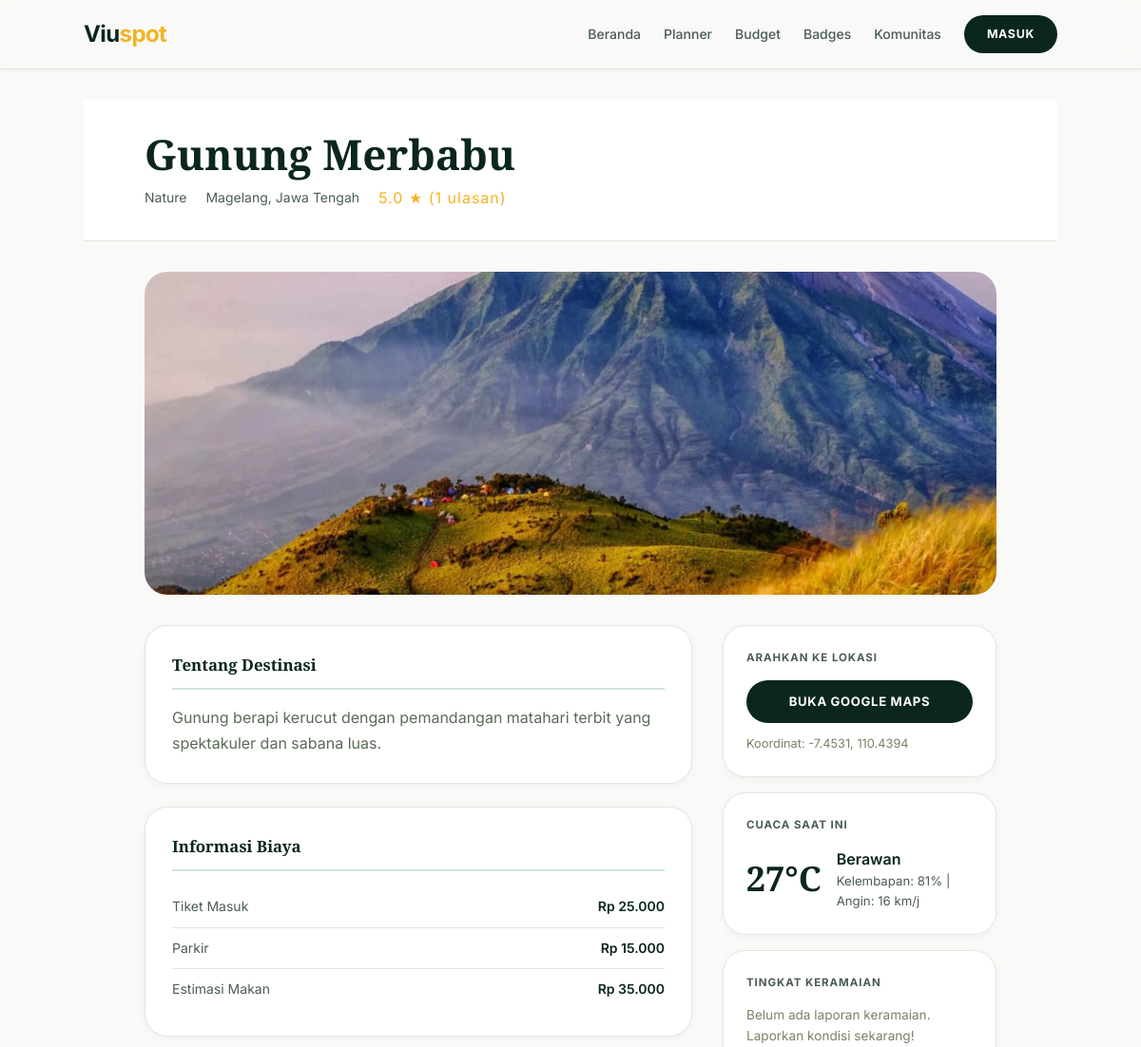
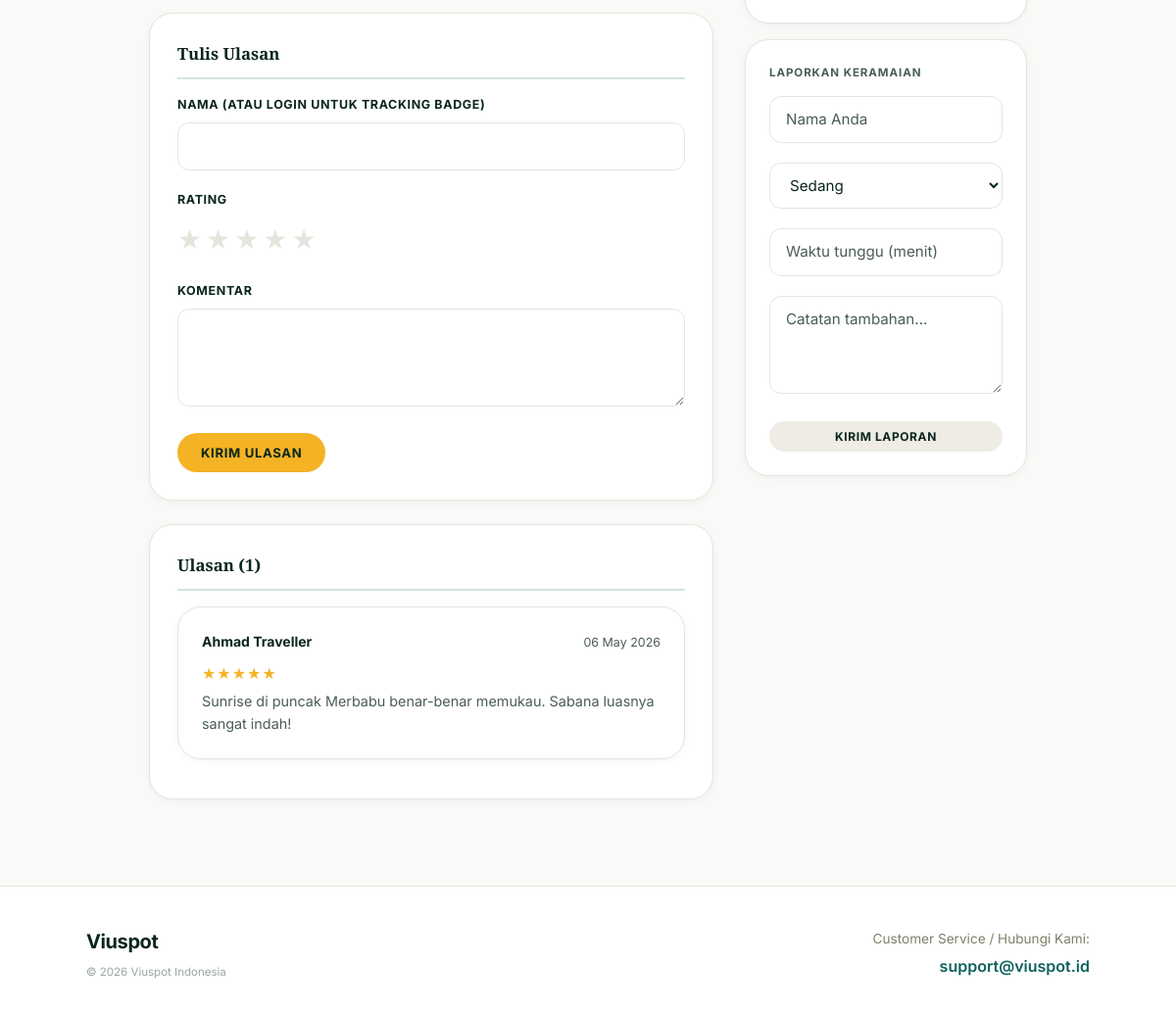
Screenshot of /place.php?id=1 with the database file from the repository (2 pictures, top to bottom).
### tables this page shows
CREATE TABLE places (
    id           INT AUTO_INCREMENT PRIMARY KEY,
    name         VARCHAR(150) NOT NULL,
    category_id  INT NOT NULL,
    location     VARCHAR(200) NOT NULL,
    description  TEXT,
    entrance_fee DECIMAL(10, 2) DEFAULT 0,
    parking_fee  DECIMAL(10, 2) DEFAULT 0,
    meal_cost    DECIMAL(10, 2) DEFAULT 0,
    latitude     VARCHAR(20),
    longitude    VARCHAR(20),
    image_url    VARCHAR(255) DEFAULT '',
    status       ENUM('pending', 'approved', 'rejected') DEFAULT 'pending',
    submitted_by INT,
    created_at   TIMESTAMP DEFAULT CURRENT_TIMESTAMP,
    updated_at   TIMESTAMP DEFAULT CURRENT_TIMESTAMP ON UPDATE CURRENT_TIMESTAMP,
    FOREIGN KEY (category_id)  REFERENCES categories(id) ON DELETE CASCADE,
    FOREIGN KEY (submitted_by) REFERENCES users(id) ON DELETE SET NULL
);

CREATE TABLE categories (
    id          INT AUTO_INCREMENT PRIMARY KEY,
    name        VARCHAR(50) NOT NULL UNIQUE,
    slug        VARCHAR(50) NOT NULL UNIQUE,
    description TEXT,
    icon        VARCHAR(50) DEFAULT 'map-pin'
);

CREATE TABLE reviews (
    id         INT AUTO_INCREMENT PRIMARY KEY,
    place_id   INT NOT NULL,
    user_id    INT,
    user_name  VARCHAR(100) NOT NULL,
    rating     INT CHECK (rating BETWEEN 1 AND 5),
    comment    TEXT,
    created_at TIMESTAMP DEFAULT CURRENT_TIMESTAMP,
    FOREIGN KEY (place_id) REFERENCES places(id) ON DELETE CASCADE,
    FOREIGN KEY (user_id)  REFERENCES users(id)  ON DELETE SET NULL
);

### includes/functions.php (called while the page is built, shortened)
<?php
function is_logged_in() {
    return isset($_SESSION['user_id']);
}
function get_place_by_id($pdo, $place_id) {
    $stmt = $pdo->prepare("SELECT p.*, c.`name` as category_name, c.slug as category_slug
                            FROM places p
                            JOIN categories c ON p.category_id = c.id
                            WHERE p.id = ?");
    $stmt->execute([$place_id]);
    return $stmt->fetch();
}
function get_reviews_by_place($pdo, $place_id) {
    $stmt = $pdo->prepare("SELECT * FROM reviews WHERE place_id = ? ORDER BY created_at DESC");
    $stmt->execute([$place_id]);
    return $stmt->fetchAll();
}
function get_avg_rating($pdo, $place_id) {
    $stmt = $pdo->prepare("SELECT AVG(rating) as avg_rating, COUNT(*) as count FROM reviews WHERE place_id = ?");
    $stmt->execute([$place_id]);
    return $stmt->fetch();
}
function get_weather_for_place($pdo, $place_id, $location_name) {
    if ($place_id > 0) {
        $stmt = $pdo->prepare("SELECT * FROM weather_cache WHERE place_id = ? AND cached_at > DATE_SUB(NOW(), INTERVAL 1 HOUR)");
        $stmt->execute([$place_id]);
        $cached = $stmt->fetch();
    }
    $hash = crc32($location_name);
    $conditions = ['Cerah', 'Berawan', 'Hujan Ringan', 'Cerah Berawan', 'Kabut Tipis'];
    $condition = $conditions[abs($hash) % count($conditions)];
    $temp = 24 + (abs($hash) % 12);
    $humidity = 50 + (abs($hash) % 40);
    $wind = 5 + (abs($hash) % 20);
    if ($place_id > 0) {
        $stmt = $pdo->prepare("DELETE FROM weather_cache WHERE place_id = ?");
        $stmt->execute([$place_id]);
        $stmt = $pdo->prepare("INSERT INTO weather_cache (place_id, temperature, condition_text, humidity, wind_speed) VALUES (?, ?, ?, ?, ?)");
        $stmt->execute([$place_id, $temp, $condition, $humidity, $wind]);
    }
    return [
        'temperature' => $temp,
        'condition_text' => $condition,
        'humidity' => $humidity,
        'wind_speed' => $wind
    ];
}
function get_latest_crowd($pdo, $place_id) {
    $stmt = $pdo->prepare("SELECT * FROM crowd_reports WHERE place_id = ? ORDER BY created_at DESC LIMIT 1");
    $stmt->execute([$place_id]);
    return $stmt->fetch();
}
function esc($str) {
    return htmlspecialchars($str ?? '', ENT_QUOTES, 'UTF-8');
}
function format_rupiah($amount) {
    return 'Rp ' . number_format($amount, 0, ',', '.');
}
function google_maps_url($lat, $lng, $name) {
    return "https://www.google.com/maps/dir/?api=1&destination=" . urlencode($lat . "," . $lng);
}
?>

### place.php (the view, shortened to what this page needs)
<?php
require_once 'includes/functions.php';
$place_id = (int)$_GET['id'];
$place = get_place_by_id($pdo, $place_id);
$reviews = get_reviews_by_place($pdo, $place_id);
$rating_info = get_avg_rating($pdo, $place_id);
$weather = get_weather_for_place($pdo, $place_id, $place['location']);
$crowd = get_latest_crowd($pdo, $place_id);
$maps_url = google_maps_url($place['latitude'], $place['longitude'], $place['name']);
require_once 'includes/header.php';
?>
<section class="place-header">
    <div class="container">
        <h1><?php echo esc($place['name']); ?></h1>
        <div class="place-meta">
            <span><?php echo esc($place['category_name']); ?></span>
            <span><?php echo esc($place['location']); ?></span>
            <span class="stars"><?php echo $rating_info['count'] > 0 ? number_format($rating_info['avg_rating'], 1) . ' ★ (' . $rating_info['count'] . ' ulasan)' : 'Belum ada ulasan'; ?></span>
        </div>
    </div>
</section>
<div class="container">
    <div class="place-image" style="background-image: url('assets/img/<?php echo esc($place['image_url']); ?>'); background-size: cover; background-position: center;">
    </div>
    <div class="place-info-grid">
        <div>
            <div class="info-panel">
                <h3>Tentang Destinasi</h3>
                <p style="line-height:1.7; color:#5a6b57;"><?php echo esc($place['description']); ?></p>
            </div>
            <div class="info-panel">
                <h3>Informasi Biaya</h3>
                <div class="info-row">
                    <span class="info-label">Tiket Masuk</span>
                    <span class="info-value"><?php echo format_rupiah($place['entrance_fee']); ?></span>
                </div>
                <div class="info-row">
                    <span class="info-label">Parkir</span>
                    <span class="info-value"><?php echo format_rupiah($place['parking_fee']); ?></span>
                </div>
                <div class="info-row">
                    <span class="info-label">Estimasi Makan</span>
                    <span class="info-value"><?php echo format_rupiah($place['meal_cost']); ?></span>
                </div>
            </div>
            <div class="info-panel">
                <h3>Tulis Ulasan</h3>
                <form method="POST" action="">
                    <?php if (!is_logged_in()): ?>
                    <div class="form-group">
                        <label class="form-label">Nama (atau login untuk tracking badge)</label>
                        <input type="text" name="user_name" class="form-control" required>
                    </div>
                    <?php else: ?>
                        <input type="hidden" name="user_name" value="<?php echo esc($_SESSION['full_name']); ?>">
                    <?php endif; ?>
                    <div class="form-group">
                        <label class="form-label">Rating</label>
                        <div class="rating-input">
                            <input type="radio" id="star5" name="rating" value="5"><label for="star5">★</label>
                            <input type="radio" id="star4" name="rating" value="4"><label for="star4">★</label>
                            <input type="radio" id="star3" name="rating" value="3"><label for="star3">★</label>
                            <input type="radio" id="star2" name="rating" value="2"><label for="star2">★</label>
                            <input type="radio" id="star1" name="rating" value="1" required><label for="star1">★</label>
                        </div>
                    </div>
                    <div class="form-group">
                        <label class="form-label">Komentar</label>
                        <textarea name="comment" class="form-control" rows="3" required></textarea>
                    </div>
                    <button type="submit" name="submit_review" class="btn btn-accent">Kirim Ulasan</button>
                </form>
            </div>
            <div class="info-panel">
                <h3>Ulasan (<?php echo count($reviews); ?>)</h3>
                <?php if (empty($reviews)): ?>
                    <p style="color:#7d8165;">Belum ada ulasan. Jadilah yang pertama!</p>
                <?php else: ?>
                    <?php foreach ($reviews as $rev): ?>
                        <div class="review-item" style="margin-bottom:0.75rem;">
                            <div class="review-header">
                                <span class="review-author"><?php echo esc($rev['user_name']); ?></span>
                                <span class="review-date"><?php echo date('d M Y', strtotime($rev['created_at'])); ?></span>
                            </div>
                            <div class="stars mb-1"><?php echo str_repeat('★', $rev['rating']) . str_repeat('☆', 5 - $rev['rating']); ?></div>
                            <p class="review-text"><?php echo esc($rev['comment']); ?></p>
                        </div>
                    <?php endforeach; ?>
                <?php endif; ?>
            </div>
        </div>
        <div>
            <div class="widget">
                <div class="widget-title">Arahkan ke Lokasi</div>
                <a href="<?php echo esc($maps_url); ?>" target="_blank" class="btn btn-primary btn-block" style="margin-bottom:0.75rem;">Buka Google Maps</a>
                <p style="font-size:0.8rem; color:#7d8165;">Koordinat: <?php echo esc($place['latitude']); ?>, <?php echo esc($place['longitude']); ?></p>
            </div>
            <div class="widget">
                <div class="widget-title">Cuaca Saat Ini</div>
                <div class="weather-display">
                    <div class="weather-temp"><?php echo $weather['temperature']; ?>°C</div>
                    <div>
                        <div style="font-weight:600;"><?php echo esc($weather['condition_text']); ?></div>
                        <div class="weather-detail">Kelembapan: <?php echo $weather['humidity']; ?>% | Angin: <?php echo $weather['wind_speed']; ?> km/j</div>
                    </div>
                </div>
            </div>
            <div class="widget">
                <div class="widget-title">Tingkat Keramaian</div>
                <?php if ($crowd): ?>
                    <span class="crowd-badge crowd-<?php echo $crowd['crowd_level']; ?>">
                        <?php echo get_crowd_label($crowd['crowd_level']); ?>
                    </span>
                    <p style="margin-top:0.5rem; font-size:0.85rem; color:#5a6b57;">
                        Waktu tunggu: ~<?php echo $crowd['wait_time']; ?> menit<br>
                        Dilaporkan: <?php echo date('d M H:i', strtotime($crowd['created_at'])); ?>
                    </p>
                    <?php if ($crowd['notes']): ?>
                        <p style="font-size:0.85rem; color:#7d8165; font-style:italic;">"<?php echo esc($crowd['notes']); ?>"</p>
                    <?php endif; ?>
                <?php else: ?>
                    <p style="font-size:0.85rem; color:#7d8165;">Belum ada laporan keramaian. Laporkan kondisi sekarang!</p>
                <?php endif; ?>
            </div>
            <div class="widget">
                <div class="widget-title">Laporkan Keramaian</div>
                <form method="POST" action="">
                    <?php if (!is_logged_in()): ?>
                    <div class="form-group">
                        <input type="text" name="crowd_user" class="form-control" placeholder="Nama Anda" required>
                    </div>
                    <?php else: ?>
                        <input type="hidden" name="crowd_user" value="<?php echo esc($_SESSION['full_name']); ?>">
                    <?php endif; ?>
                    <div class="form-group">
                        <select name="crowd_level" class="form-control" required>
                            <option value="moderate" selected>Sedang</option>
                        </select>
                    </div>
                    <div class="form-group">
                        <input type="number" name="wait_time" class="form-control" placeholder="Waktu tunggu (menit)" min="0">
                    </div>
                    <div class="form-group">
                        <textarea name="crowd_notes" class="form-control" rows="2" placeholder="Catatan tambahan..."></textarea>
                    </div>
                    <button type="submit" name="submit_crowd" class="btn btn-secondary btn-sm btn-block">Kirim Laporan</button>
                </form>
            </div>
        </div>
    </div>
</div>
<?php require_once 'includes/footer.php'; ?>

### rows the page displays
places: name "Gunung Merbabu", category.name "Nature", location "Magelang, Jawa Tengah", image_url (picture), description "Gunung berapi kerucut dengan pemandangan matahari terbit yang spektakuler dan sabana luas.", entrance_fee "Rp 25.000", parking_fee "Rp 15.000", meal_cost "Rp 35.000", latitude "-7.4531", longitude "110.4394"
reviews: user_name "Ahmad Traveller", created_at "06 May 2026", rating "★★★★★", comment "Sunrise di puncak Merbabu benar-benar memukau. Sabana luasnya sangat indah!"

### other values shown
$rating_info['avg_rating'] "5.0"
$rating_info['count'] "1"
count($reviews) "1"
$weather['temperature'] "27"
$weather['condition_text'] "Berawan"
$weather['humidity'] "81"
$weather['wind_speed'] "16"
